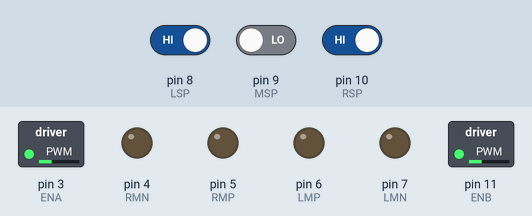
Simulated run of this sketch. Board: Arduino Uno, built with avr-gcc and run on an emulated ATmega328P. On the bench: switched loads named in the sketch (green lamp = pin HIGH), output pins drawn as LEDs (lit = HIGH). Inputs (shaded band) come from the test bench; at power-on: pin 8 (LSP) HIGH, pin 10 (RSP) HIGH, pin 9 (MSP) LOW.

Above: at 1.2 s.
1.3 s: pin 8 (LSP) driven LOW
At 2.5 s:
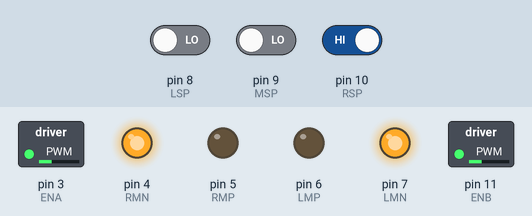
2.8 s: pin 10 (RSP) driven LOW
At 3.8 s:
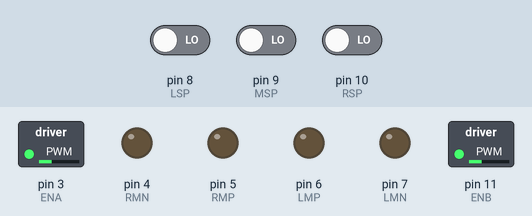
4.3 s: pin 9 (MSP) driven HIGH
At 4.9 s:
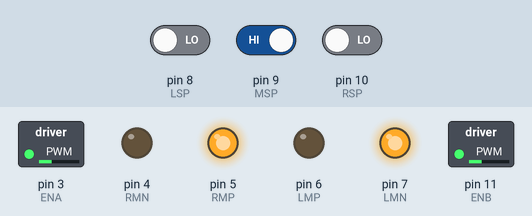
5.8 s: pin 8 (LSP) driven HIGH
At 6.1 s:
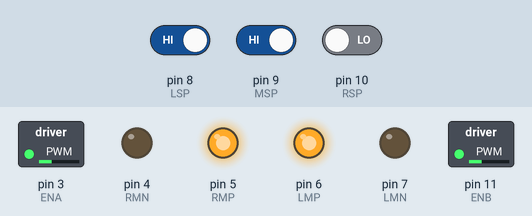
7.3 s: pin 10 (RSP) driven HIGH
At 8.4 s:
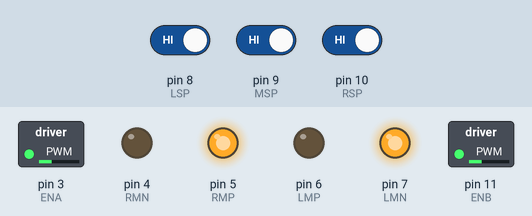
Timing chart, 0 to 9.8 s (numbered marks = the images above; inputs shaded):
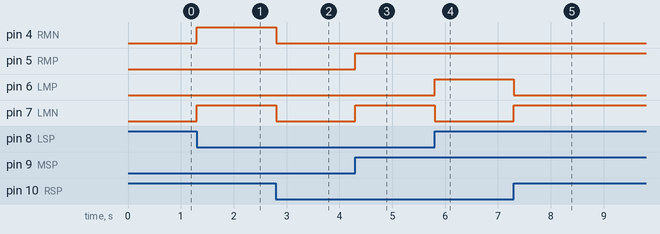

The sketch:

line_following_robot.ino
```cpp
//#include <ultrasonic.h>// This is the lib for the ultrasonic sen
//Ultrasonic ultrasonic (A1, A2);

// Left Sensore(LSP) on digitalPin A5
// Midle Sendore(MSP) on digitalPin A4
// Right Sensore(RSP) on digitalPin A3

int LSP = 8;
int MSP = 9;
int RSP = 10;

// control to speed
// ENB ==> 11 ENA ==> 3
int ENA = 3;
int ENB = 11;

/////////////////////////////////////////

// Left Motor connected to 7,6 digitalPins
// Right Motor connected to 5,4 digitalPins

int LMP = 6;
int LMN = 7;
int RMP = 5;
int RMN = 4;

/////////////////////////////////////////

void setup(){
  // Sensor pins are INPUT
  pinMode(LSP, INPUT);
  pinMode(MSP, INPUT);
  pinMode(RSP, INPUT);

  // Motor Pins are OUTPUT
  pinMode(LMP, OUTPUT);
  pinMode(LMN, OUTPUT);
  pinMode(RMP, OUTPUT);
  pinMode(RMN, OUTPUT);

  analogWrite(ENA, 80);
  analogWrite(ENB, 80);
}

/////////////////////////////////
             //// My Functions ////

// forWard function
void forward(){
  digitalWrite(LMP, LOW);
  digitalWrite(LMN, HIGH);
  digitalWrite(RMP, HIGH);
  digitalWrite(RMN, LOW);
}
// left turn function
void left(){
  digitalWrite(LMP, HIGH);
  digitalWrite(LMN, LOW);
  digitalWrite(RMP, HIGH);
  digitalWrite(RMN, LOW);
}
// right turn function
void right(){
  digitalWrite(LMP, LOW);
  digitalWrite(LMN, HIGH);
  digitalWrite(RMP, LOW);
  digitalWrite(RMN, HIGH);
}
// backward function
void backward(){
  digitalWrite(LMP, HIGH);
  digitalWrite(LMN, LOW);
  digitalWrite(RMP, LOW);
  digitalWrite(RMN, HIGH);
}
// stop function
void stop(){
  digitalWrite(LMP, LOW);
  digitalWrite(LMN, LOW);
  digitalWrite(RMP, LOW);
  digitalWrite(RMN, LOW);
}
             //// My Functions ////
////////////////////////////////

// counter for the cutting
int counter_cutting =  0;

// counter for looping
int counter_looping = 0;

void loop(){
  // put your setup code here, to run once:
  Serial.begin(9600);

  // Read sensor data and Store it
  int LSD = digitalRead(LSP);
  int MSD = digitalRead(MSP);
  int RSD = digitalRead(RSP);

  // check for the sensor
  // if whight == 0 else black == 1

  // ultrasonic readding
  //int reading = ultrasonic.read();


  if(LSD == 0 && MSD == 1 && RSD == 0){
    // move forward
    forward();
    if(counter_cutting < 5){
      if(LSD == 0 && MSD == 0 && RSD == 0){
        forward();
        counter_cutting++;
      }
    }
  }

  if(LSD == 1 && MSD == 1 && RSD ==1 && counter_looping <= 2){
    if(counter_looping == 0){
      right();
    }
    else{
      forward();
    }
    counter_looping++;
  }

  if(LSD == 0 && MSD == 1 && RSD == 1 || LSD == 0 && MSD == 0 && RSD == 1){
    // Right Turn
    right();
  }

  if(LSD == 1 && MSD == 1 && RSD == 0 || LSD == 1 && MSD == 0 && RSD == 0){
    // Left Turn
    left();
  }

  if(LSD == 0 && MSD == 0 && RSD ==0){
    // not move
    stop();
  }

}
```

Measured:
- after the input at 1.3 s, pin 4 (RMN), pin 7 (LMN): LOW → HIGH at once
- after the input at 2.8 s, pin 4 (RMN), pin 7 (LMN): HIGH → LOW at once
- after the input at 4.3 s, pin 5 (RMP), pin 7 (LMN): LOW → HIGH at once
- after the input at 5.8 s, pin 6 (LMP): LOW → HIGH at once; pin 7 (LMN): HIGH → LOW at once
- after the input at 7.3 s, pin 6 (LMP): HIGH → LOW at once; pin 7 (LMN): LOW → HIGH at once
